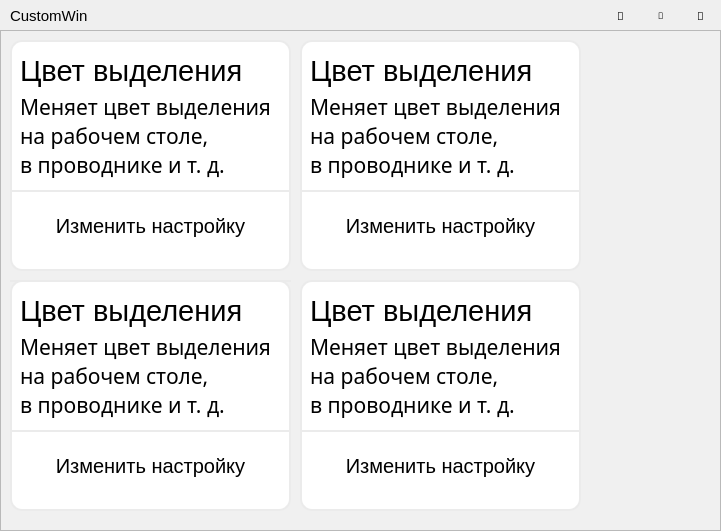
<?xml version="1.0" encoding="UTF-8"?>
<ui version="4.0">
 <class>Dialog</class>
 <widget class="QDialog" name="Dialog">
  <property name="geometry">
   <rect>
    <x>0</x>
    <y>0</y>
    <width>721</width>
    <height>531</height>
   </rect>
  </property>
  <property name="windowTitle">
   <string>Dialog</string>
  </property>
  <widget class="QPushButton" name="btn1">
   <property name="enabled">
    <bool>true</bool>
   </property>
   <property name="geometry">
    <rect>
     <x>640</x>
     <y>0</y>
     <width>41</width>
     <height>31</height>
    </rect>
   </property>
   <property name="font">
    <font>
     <family>Segoe Fluent Icons</family>
     <pointsize>7</pointsize>
     <weight>50</weight>
     <bold>false</bold>
    </font>
   </property>
   <property name="styleSheet">
    <string notr="true">QPushButton{
border : 3px none;
}

QPushButton:hover{
border : 3px none;
background : #d7d7d7;
}

QPushButton:pressed{
border : 3px none;
background : #b8b8b8;
}</string>
   </property>
   <property name="text">
    <string></string>
   </property>
   <property name="iconSize">
    <size>
     <width>16</width>
     <height>16</height>
    </size>
   </property>
  </widget>
  <widget class="QFrame" name="frame">
   <property name="geometry">
    <rect>
     <x>0</x>
     <y>30</y>
     <width>721</width>
     <height>501</height>
    </rect>
   </property>
   <property name="font">
    <font>
     <family>Segoe UI</family>
     <underline>false</underline>
     <strikeout>false</strikeout>
    </font>
   </property>
   <property name="styleSheet">
    <string notr="true">background : #f0f0f0;</string>
   </property>
   <property name="frameShape">
    <enum>QFrame::StyledPanel</enum>
   </property>
   <property name="frameShadow">
    <enum>QFrame::Raised</enum>
   </property>
   <widget class="QFrame" name="frame_2">
    <property name="geometry">
     <rect>
      <x>10</x>
      <y>10</y>
      <width>281</width>
      <height>231</height>
     </rect>
    </property>
    <property name="styleSheet">
     <string notr="true">background : #ffffff;border : 2px solid #ebebeb; border-radius : 12px;</string>
    </property>
    <property name="frameShape">
     <enum>QFrame::StyledPanel</enum>
    </property>
    <property name="frameShadow">
     <enum>QFrame::Raised</enum>
    </property>
    <widget class="QPushButton" name="btnA">
     <property name="geometry">
      <rect>
       <x>10</x>
       <y>150</y>
       <width>261</width>
       <height>71</height>
      </rect>
     </property>
     <property name="font">
      <font>
       <family>Segoe UI</family>
       <pointsize>15</pointsize>
      </font>
     </property>
     <property name="styleSheet">
      <string notr="true">border : 0px none;</string>
     </property>
     <property name="text">
      <string>Изменить настройку</string>
     </property>
    </widget>
    <widget class="QLabel" name="label_6">
     <property name="geometry">
      <rect>
       <x>10</x>
       <y>50</y>
       <width>261</width>
       <height>91</height>
      </rect>
     </property>
     <property name="font">
      <font>
       <family>Segoe UI Light</family>
       <pointsize>16</pointsize>
       <weight>50</weight>
       <bold>false</bold>
      </font>
     </property>
     <property name="styleSheet">
      <string notr="true">border : 0px none;</string>
     </property>
     <property name="text">
      <string>Меняет цвет выделения
на рабочем столе,
в проводнике и т. д.</string>
     </property>
     <property name="textFormat">
      <enum>Qt::PlainText</enum>
     </property>
     <property name="margin">
      <number>1</number>
     </property>
    </widget>
    <widget class="QLabel" name="label_7">
     <property name="geometry">
      <rect>
       <x>10</x>
       <y>10</y>
       <width>261</width>
       <height>41</height>
      </rect>
     </property>
     <property name="font">
      <font>
       <family>Segoe UI</family>
       <pointsize>22</pointsize>
       <weight>50</weight>
       <bold>false</bold>
      </font>
     </property>
     <property name="styleSheet">
      <string notr="true">border : 0px none;</string>
     </property>
     <property name="text">
      <string>Цвет выделения</string>
     </property>
    </widget>
    <widget class="Line" name="line_5">
     <property name="geometry">
      <rect>
       <x>0</x>
       <y>150</y>
       <width>281</width>
       <height>2</height>
      </rect>
     </property>
     <property name="orientation">
      <enum>Qt::Horizontal</enum>
     </property>
    </widget>
   </widget>
   <widget class="QFrame" name="frame_3">
    <property name="geometry">
     <rect>
      <x>300</x>
      <y>10</y>
      <width>281</width>
      <height>231</height>
     </rect>
    </property>
    <property name="styleSheet">
     <string notr="true">background : #ffffff;border : 2px solid #ebebeb; border-radius : 12px;</string>
    </property>
    <property name="frameShape">
     <enum>QFrame::StyledPanel</enum>
    </property>
    <property name="frameShadow">
     <enum>QFrame::Raised</enum>
    </property>
    <widget class="QLabel" name="label_5">
     <property name="geometry">
      <rect>
       <x>10</x>
       <y>10</y>
       <width>261</width>
       <height>41</height>
      </rect>
     </property>
     <property name="font">
      <font>
       <family>Segoe UI</family>
       <pointsize>22</pointsize>
       <weight>50</weight>
       <bold>false</bold>
      </font>
     </property>
     <property name="styleSheet">
      <string notr="true">border : 0px none;</string>
     </property>
     <property name="text">
      <string>Цвет выделения</string>
     </property>
    </widget>
    <widget class="QLabel" name="label_4">
     <property name="geometry">
      <rect>
       <x>10</x>
       <y>50</y>
       <width>261</width>
       <height>91</height>
      </rect>
     </property>
     <property name="font">
      <font>
       <family>Segoe UI Light</family>
       <pointsize>16</pointsize>
       <weight>50</weight>
       <bold>false</bold>
      </font>
     </property>
     <property name="styleSheet">
      <string notr="true">border : 0px none;</string>
     </property>
     <property name="text">
      <string>Меняет цвет выделения
на рабочем столе,
в проводнике и т. д.</string>
     </property>
     <property name="textFormat">
      <enum>Qt::PlainText</enum>
     </property>
     <property name="margin">
      <number>1</number>
     </property>
    </widget>
    <widget class="QPushButton" name="btnB">
     <property name="geometry">
      <rect>
       <x>10</x>
       <y>150</y>
       <width>261</width>
       <height>71</height>
      </rect>
     </property>
     <property name="font">
      <font>
       <family>Segoe UI</family>
       <pointsize>15</pointsize>
      </font>
     </property>
     <property name="styleSheet">
      <string notr="true">border : 0px none;</string>
     </property>
     <property name="text">
      <string>Изменить настройку</string>
     </property>
    </widget>
    <widget class="Line" name="line_6">
     <property name="geometry">
      <rect>
       <x>0</x>
       <y>150</y>
       <width>281</width>
       <height>2</height>
      </rect>
     </property>
     <property name="orientation">
      <enum>Qt::Horizontal</enum>
     </property>
    </widget>
   </widget>
   <widget class="QFrame" name="frame_5">
    <property name="geometry">
     <rect>
      <x>10</x>
      <y>250</y>
      <width>281</width>
      <height>231</height>
     </rect>
    </property>
    <property name="styleSheet">
     <string notr="true">background : #ffffff;border : 2px solid #ebebeb; border-radius : 12px;</string>
    </property>
    <property name="frameShape">
     <enum>QFrame::StyledPanel</enum>
    </property>
    <property name="frameShadow">
     <enum>QFrame::Raised</enum>
    </property>
    <widget class="QLabel" name="label_11">
     <property name="geometry">
      <rect>
       <x>10</x>
       <y>10</y>
       <width>261</width>
       <height>41</height>
      </rect>
     </property>
     <property name="font">
      <font>
       <family>Segoe UI</family>
       <pointsize>22</pointsize>
       <weight>50</weight>
       <bold>false</bold>
      </font>
     </property>
     <property name="styleSheet">
      <string notr="true">border : 0px none;</string>
     </property>
     <property name="text">
      <string>Цвет выделения</string>
     </property>
    </widget>
    <widget class="QLabel" name="label_10">
     <property name="geometry">
      <rect>
       <x>10</x>
       <y>50</y>
       <width>261</width>
       <height>91</height>
      </rect>
     </property>
     <property name="font">
      <font>
       <family>Segoe UI Light</family>
       <pointsize>16</pointsize>
       <weight>50</weight>
       <bold>false</bold>
      </font>
     </property>
     <property name="styleSheet">
      <string notr="true">border : 0px none;</string>
     </property>
     <property name="text">
      <string>Меняет цвет выделения
на рабочем столе,
в проводнике и т. д.</string>
     </property>
     <property name="textFormat">
      <enum>Qt::PlainText</enum>
     </property>
     <property name="margin">
      <number>1</number>
     </property>
    </widget>
    <widget class="QPushButton" name="btnC">
     <property name="geometry">
      <rect>
       <x>10</x>
       <y>150</y>
       <width>261</width>
       <height>71</height>
      </rect>
     </property>
     <property name="font">
      <font>
       <family>Segoe UI</family>
       <pointsize>15</pointsize>
       <weight>50</weight>
       <bold>false</bold>
       <strikeout>false</strikeout>
      </font>
     </property>
     <property name="styleSheet">
      <string notr="true">border : 0px none;</string>
     </property>
     <property name="text">
      <string>Изменить настройку</string>
     </property>
    </widget>
    <widget class="Line" name="line_2">
     <property name="geometry">
      <rect>
       <x>0</x>
       <y>150</y>
       <width>281</width>
       <height>2</height>
      </rect>
     </property>
     <property name="orientation">
      <enum>Qt::Horizontal</enum>
     </property>
    </widget>
    <widget class="Line" name="line_3">
     <property name="geometry">
      <rect>
       <x>0</x>
       <y>0</y>
       <width>281</width>
       <height>2</height>
      </rect>
     </property>
     <property name="orientation">
      <enum>Qt::Horizontal</enum>
     </property>
    </widget>
    <widget class="Line" name="line_4">
     <property name="geometry">
      <rect>
       <x>0</x>
       <y>0</y>
       <width>281</width>
       <height>2</height>
      </rect>
     </property>
     <property name="orientation">
      <enum>Qt::Horizontal</enum>
     </property>
    </widget>
   </widget>
   <widget class="QFrame" name="frame_4">
    <property name="geometry">
     <rect>
      <x>300</x>
      <y>250</y>
      <width>281</width>
      <height>231</height>
     </rect>
    </property>
    <property name="styleSheet">
     <string notr="true">background : #ffffff;border : 2px solid #ebebeb; border-radius : 12px;</string>
    </property>
    <property name="frameShape">
     <enum>QFrame::StyledPanel</enum>
    </property>
    <property name="frameShadow">
     <enum>QFrame::Raised</enum>
    </property>
    <widget class="QPushButton" name="btnD">
     <property name="geometry">
      <rect>
       <x>10</x>
       <y>150</y>
       <width>261</width>
       <height>71</height>
      </rect>
     </property>
     <property name="font">
      <font>
       <family>Segoe UI</family>
       <pointsize>15</pointsize>
      </font>
     </property>
     <property name="styleSheet">
      <string notr="true">border : 0px none;</string>
     </property>
     <property name="text">
      <string>Изменить настройку</string>
     </property>
    </widget>
    <widget class="QLabel" name="label_13">
     <property name="geometry">
      <rect>
       <x>10</x>
       <y>10</y>
       <width>261</width>
       <height>41</height>
      </rect>
     </property>
     <property name="font">
      <font>
       <family>Segoe UI</family>
       <pointsize>22</pointsize>
       <weight>50</weight>
       <bold>false</bold>
      </font>
     </property>
     <property name="styleSheet">
      <string notr="true">border : 0px none;</string>
     </property>
     <property name="text">
      <string>Цвет выделения</string>
     </property>
    </widget>
    <widget class="QLabel" name="label_12">
     <property name="geometry">
      <rect>
       <x>10</x>
       <y>50</y>
       <width>261</width>
       <height>91</height>
      </rect>
     </property>
     <property name="font">
      <font>
       <family>Segoe UI Light</family>
       <pointsize>16</pointsize>
       <weight>50</weight>
       <bold>false</bold>
      </font>
     </property>
     <property name="styleSheet">
      <string notr="true">border : 0px none;</string>
     </property>
     <property name="text">
      <string>Меняет цвет выделения
на рабочем столе,
в проводнике и т. д.</string>
     </property>
     <property name="textFormat">
      <enum>Qt::PlainText</enum>
     </property>
     <property name="margin">
      <number>1</number>
     </property>
    </widget>
    <widget class="Line" name="line">
     <property name="geometry">
      <rect>
       <x>0</x>
       <y>150</y>
       <width>281</width>
       <height>2</height>
      </rect>
     </property>
     <property name="orientation">
      <enum>Qt::Horizontal</enum>
     </property>
    </widget>
   </widget>
  </widget>
  <widget class="QLabel" name="label">
   <property name="geometry">
    <rect>
     <x>10</x>
     <y>0</y>
     <width>591</width>
     <height>31</height>
    </rect>
   </property>
   <property name="font">
    <font>
     <family>Segoe UI</family>
     <pointsize>11</pointsize>
     <weight>50</weight>
     <bold>false</bold>
    </font>
   </property>
   <property name="styleSheet">
    <string notr="true">border : 3px none;</string>
   </property>
   <property name="text">
    <string>CustomWin</string>
   </property>
  </widget>
  <widget class="QPushButton" name="btn2">
   <property name="enabled">
    <bool>true</bool>
   </property>
   <property name="geometry">
    <rect>
     <x>600</x>
     <y>0</y>
     <width>41</width>
     <height>31</height>
    </rect>
   </property>
   <property name="font">
    <font>
     <family>Segoe Fluent Icons</family>
     <pointsize>8</pointsize>
     <weight>50</weight>
     <bold>false</bold>
    </font>
   </property>
   <property name="styleSheet">
    <string notr="true">QPushButton{
border : 3px none;
}

QPushButton:hover{
border : 3px none;
background : #d7d7d7;
}

QPushButton:pressed{
border : 3px none;
background : #b8b8b8;
}</string>
   </property>
   <property name="text">
    <string></string>
   </property>
   <property name="iconSize">
    <size>
     <width>16</width>
     <height>16</height>
    </size>
   </property>
  </widget>
  <widget class="QPushButton" name="btn0">
   <property name="geometry">
    <rect>
     <x>680</x>
     <y>0</y>
     <width>41</width>
     <height>31</height>
    </rect>
   </property>
   <property name="font">
    <font>
     <family>Segoe Fluent Icons</family>
     <pointsize>8</pointsize>
     <weight>50</weight>
     <bold>false</bold>
    </font>
   </property>
   <property name="styleSheet">
    <string notr="true">QPushButton{
border : 3px none;
}

QPushButton:hover{
border : 3px none;
background : #c42b1c;
color : #ffffff;
}

QPushButton:pressed{
border : 3px none;
background : #c42b1c;
color : #ffffff;
}</string>
   </property>
   <property name="text">
    <string></string>
   </property>
   <property name="iconSize">
    <size>
     <width>16</width>
     <height>16</height>
    </size>
   </property>
  </widget>
 </widget>
 <resources/>
 <connections/>
</ui>
